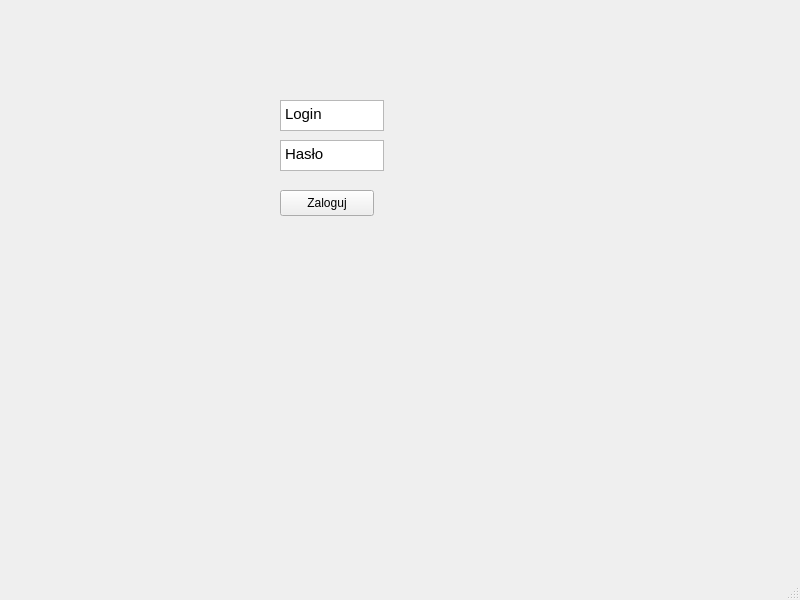
<?xml version="1.0" encoding="UTF-8"?>
<ui version="4.0">
 <class>LoginWindow</class>
 <widget class="QMainWindow" name="LoginWindow">
  <property name="geometry">
   <rect>
    <x>0</x>
    <y>0</y>
    <width>800</width>
    <height>600</height>
   </rect>
  </property>
  <property name="windowTitle">
   <string>MainWindow</string>
  </property>
  <widget class="QWidget" name="centralwidget">
   <widget class="QTextEdit" name="textEdit">
    <property name="geometry">
     <rect>
      <x>280</x>
      <y>100</y>
      <width>104</width>
      <height>31</height>
     </rect>
    </property>
    <property name="html">
     <string>&lt;!DOCTYPE HTML PUBLIC &quot;-//W3C//DTD HTML 4.0//EN&quot; &quot;http://www.w3.org/TR/REC-html40/strict.dtd&quot;&gt;
&lt;html&gt;&lt;head&gt;&lt;meta name=&quot;qrichtext&quot; content=&quot;1&quot; /&gt;&lt;meta charset=&quot;utf-8&quot; /&gt;&lt;style type=&quot;text/css&quot;&gt;
p, li { white-space: pre-wrap; }
hr { height: 1px; border-width: 0; }
li.unchecked::marker { content: &quot;\2610&quot;; }
li.checked::marker { content: &quot;\2612&quot;; }
&lt;/style&gt;&lt;/head&gt;&lt;body style=&quot; font-family:'Ubuntu Sans'; font-size:11pt; font-weight:400; font-style:normal;&quot;&gt;
&lt;p style=&quot; margin-top:0px; margin-bottom:0px; margin-left:0px; margin-right:0px; -qt-block-indent:0; text-indent:0px;&quot;&gt;Login&lt;/p&gt;&lt;/body&gt;&lt;/html&gt;</string>
    </property>
   </widget>
   <widget class="QTextEdit" name="textEdit_2">
    <property name="geometry">
     <rect>
      <x>280</x>
      <y>140</y>
      <width>104</width>
      <height>31</height>
     </rect>
    </property>
    <property name="html">
     <string>&lt;!DOCTYPE HTML PUBLIC &quot;-//W3C//DTD HTML 4.0//EN&quot; &quot;http://www.w3.org/TR/REC-html40/strict.dtd&quot;&gt;
&lt;html&gt;&lt;head&gt;&lt;meta name=&quot;qrichtext&quot; content=&quot;1&quot; /&gt;&lt;meta charset=&quot;utf-8&quot; /&gt;&lt;style type=&quot;text/css&quot;&gt;
p, li { white-space: pre-wrap; }
hr { height: 1px; border-width: 0; }
li.unchecked::marker { content: &quot;\2610&quot;; }
li.checked::marker { content: &quot;\2612&quot;; }
&lt;/style&gt;&lt;/head&gt;&lt;body style=&quot; font-family:'Ubuntu Sans'; font-size:11pt; font-weight:400; font-style:normal;&quot;&gt;
&lt;p style=&quot; margin-top:0px; margin-bottom:0px; margin-left:0px; margin-right:0px; -qt-block-indent:0; text-indent:0px;&quot;&gt;Hasło&lt;/p&gt;&lt;/body&gt;&lt;/html&gt;</string>
    </property>
   </widget>
   <widget class="QPushButton" name="pushButton">
    <property name="geometry">
     <rect>
      <x>280</x>
      <y>190</y>
      <width>94</width>
      <height>26</height>
     </rect>
    </property>
    <property name="text">
     <string>Zaloguj</string>
    </property>
   </widget>
  </widget>
  <widget class="QMenuBar" name="menubar">
   <property name="geometry">
    <rect>
     <x>0</x>
     <y>0</y>
     <width>800</width>
     <height>23</height>
    </rect>
   </property>
  </widget>
  <widget class="QStatusBar" name="statusbar"/>
 </widget>
 <resources/>
 <connections/>
</ui>
